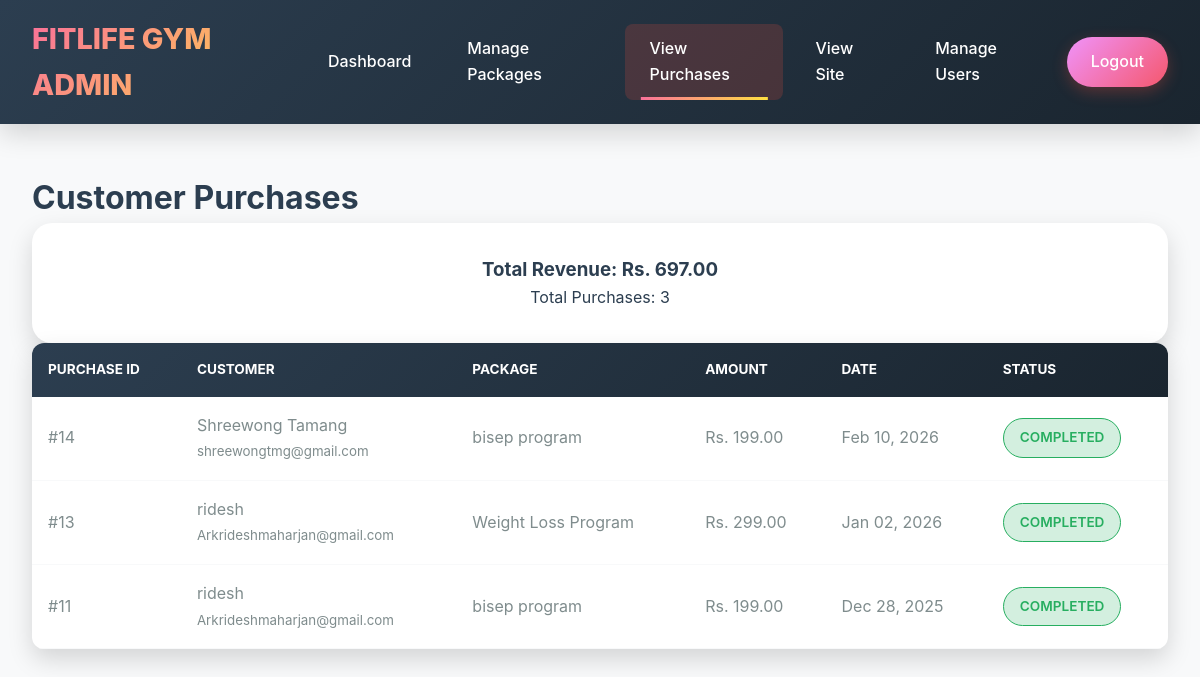
Before: /admin/view-purchases.php (signed in) with the older database file.
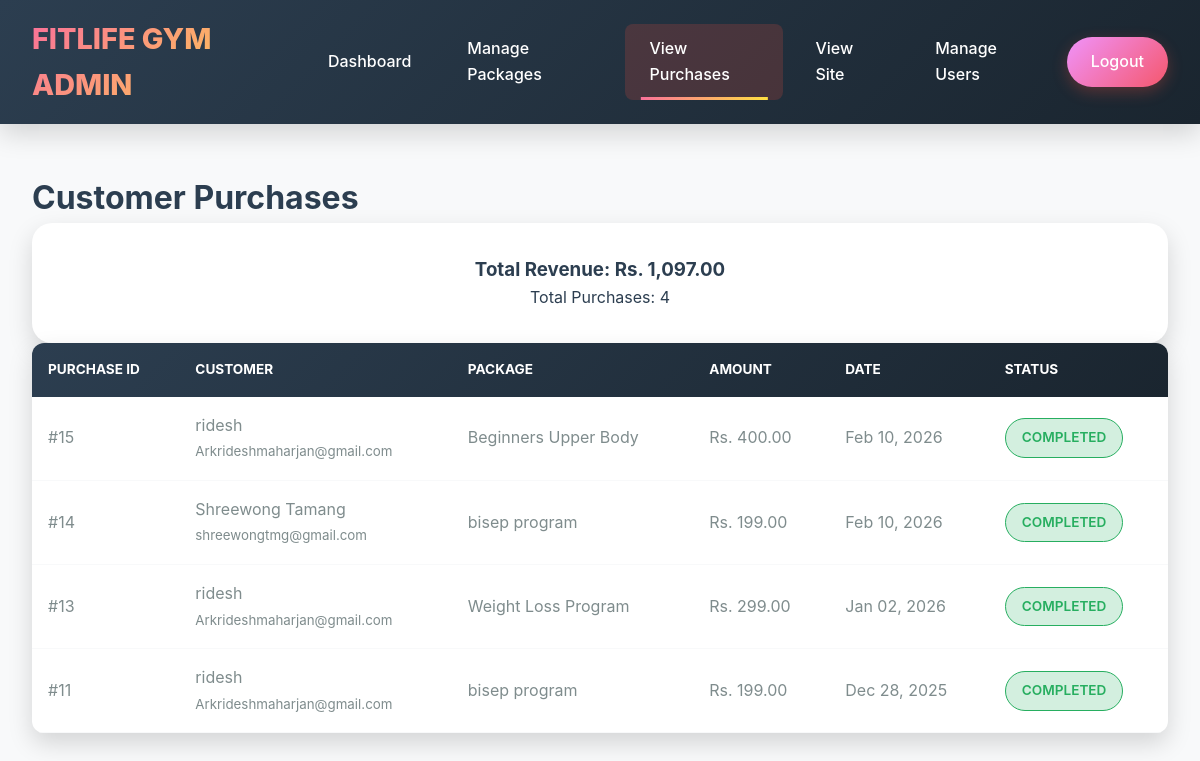
After: the same page with the newer database file.
### tables this page shows
CREATE TABLE `purchases` (
  `id` int(11) NOT NULL,
  `user_id` int(11) NOT NULL,
  `package_id` int(11) NOT NULL,
  `purchase_date` timestamp NOT NULL DEFAULT current_timestamp(),
  `amount` decimal(10,2) NOT NULL,
  `status` enum('pending','completed') DEFAULT 'completed',
  `is_active` tinyint(1) DEFAULT 1,
  `deleted_at` timestamp NULL DEFAULT NULL
);

CREATE TABLE `users` (
  `id` int(11) NOT NULL,
  `full_name` varchar(100) NOT NULL,
  `email` varchar(100) NOT NULL,
  `phone` varchar(15) DEFAULT NULL,
  `password` varchar(255) NOT NULL,
  `created_at` timestamp NOT NULL DEFAULT current_timestamp(),
  `role` enum('user','admin') DEFAULT 'user',
  `created_by` int(11) DEFAULT NULL
);

CREATE TABLE `packages` (
  `id` int(11) NOT NULL,
  `name` varchar(255) NOT NULL,
  `description` text DEFAULT NULL,
  `short_description` varchar(1000) DEFAULT NULL,
  `price` decimal(10,2) NOT NULL,
  `duration` varchar(100) DEFAULT NULL,
  `category` varchar(50) DEFAULT NULL,
  `created_by` int(11) NOT NULL,
  `created_at` timestamp NOT NULL DEFAULT current_timestamp()
);

### admin/view-purchases.php (the view, shortened to what this page needs)
<?php
require_once '../includes/database.php';
$stmt = $pdo->query("
    SELECT p.*, u.full_name as customer_name, u.email,
           pk.name as package_name, pk.price,
           CASE WHEN p.is_active = 1 THEN 'active' ELSE 'removed' END as display_status
    FROM purchases p
    JOIN users u ON p.user_id = u.id
    JOIN packages pk ON p.package_id = pk.id
    ORDER BY p.purchase_date DESC
");
$purchases = $stmt->fetchAll();
$revenue_stmt = $pdo->query("SELECT SUM(amount) as total FROM purchases WHERE status = 'completed'");
$revenue = $revenue_stmt->fetch()['total'] ?? 0;
?>
<!DOCTYPE html>
<html>
<head>
    <link rel="stylesheet" href="../css/style.css">
</head>
<body>
    <?php include 'admin-nav.php'; ?>
    <div class="manage-container">
        <h1>Customer Purchases</h1>
        <div class="stats-card">
            <h3>Total Revenue: Rs. <?php echo number_format($revenue, 2); ?></h3>
            <p>Total Purchases: <?php echo count($purchases); ?></p>
        </div>
        <div class="purchases-table">
            <?php if (empty($purchases)): ?>
                <p>No purchases yet.</p>
            <?php else: ?>
                <table>
                    <thead>
                        <tr>
                            <th>Purchase ID</th>
                            <th>Customer</th>
                            <th>Package</th>
                            <th>Amount</th>
                            <th>Date</th>
                            <th>Status</th>
                        </tr>
                    </thead>
                    <tbody>
                        <?php foreach ($purchases as $purchase): ?>
                        <tr>
                            <td>#<?php echo $purchase['id']; ?></td>
                            <td>
                                <?php echo htmlspecialchars($purchase['customer_name']); ?><br>
                                <small><?php echo htmlspecialchars($purchase['email']); ?></small>
                            </td>
                            <td><?php echo htmlspecialchars($purchase['package_name']); ?></td>
                            <td>Rs. <?php echo number_format($purchase['amount'], 2); ?></td>
                            <td><?php echo date('M d, Y', strtotime($purchase['purchase_date'])); ?></td>
                            <td>
                                <span class="status-badge <?php echo $purchase['status']; ?>">
                                    <?php echo $purchase['status']; ?>
                                </span>
                            </td>
                        </tr>
                        <?php endforeach; ?>
                    </tbody>
                </table>
            <?php endif; ?>
        </div>
    </div>
</body>
</html>

Changed rows visible on the page:
added purchases: id "15", user.full_name "ridesh", user.email "Arkrideshmaharjan@gmail.com", package.name "Beginners Upper Body", amount "400.00", purchase_date "Feb 10, 2026", status "COMPLETED"
Other visible differences:
$revenue: "697.00" → "1,097.00"
count($purchases): "3" → "4"
